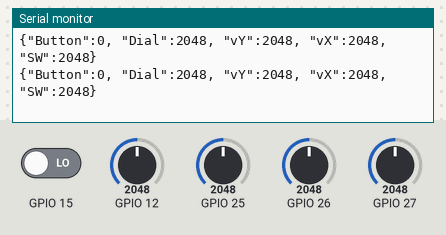
Bench run of a sketch on a simulated ESP32. Shown: the last lines printed to the serial monitor. The test bench sets the inputs (shaded band); at power-on: GPIO 12 = 2048, GPIO 25 = 2048, GPIO 26 = 2048, GPIO 27 = 2048, GPIO 15 LOW.

Above: at 2.2 s.
2.3 s: GPIO 12 set to 2866
At 2.42 s:
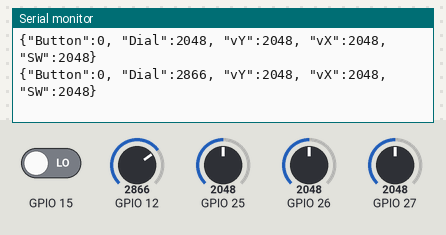
3.8 s: GPIO 25 set to 2866
At 3.83 s:
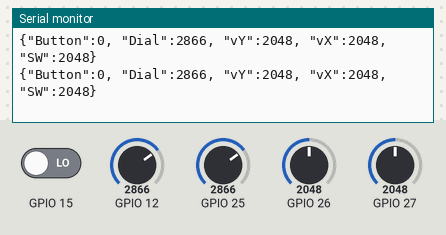
5.3 s: GPIO 26 set to 2866
At 5.34 s:
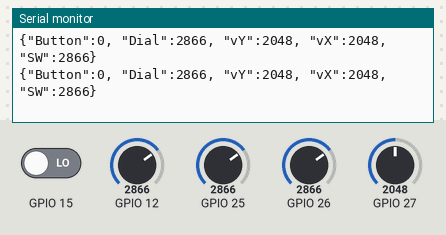
6.8 s: GPIO 27 set to 2866
At 6.85 s:
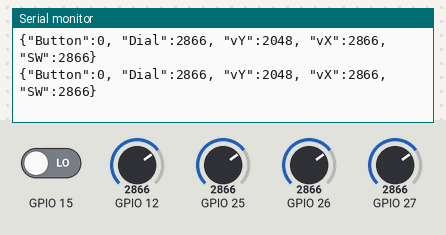
8.3 s: GPIO 15 driven HIGH
At 8.47 s:
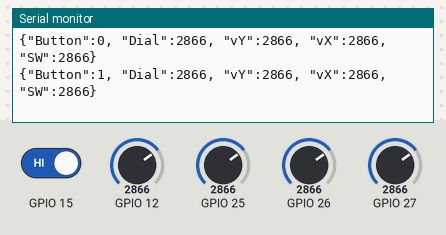
9.8 s: GPIO 12 set to 3972
At 9.88 s:
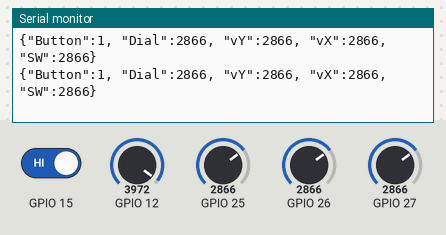
Timing chart, 0 to 12.3 s (numbered marks = the images above; inputs shaded):
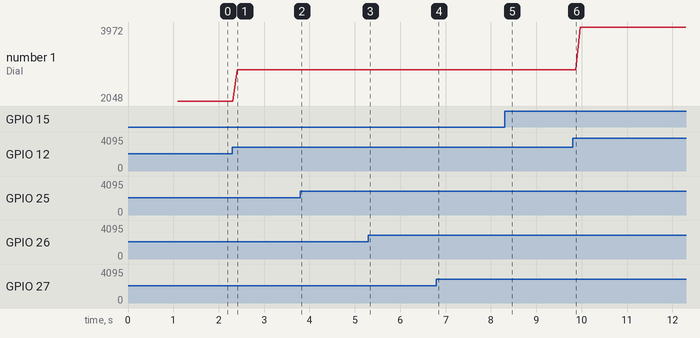

Measured:
- after the input at 2.3 s, the serial monitor: prints a new line after 0.11 s (image 1)
- after the input at 8.3 s, the serial monitor: prints a new line after 0.16 s (image 5)
- plotted number 1: 2048 → 2866 after the input at 2.3 s, 2866 → 3972 after the input at 9.8 s

The sketch:

TouchRead_-_Portrait.ino
```cpp
#include <ArduinoJson.h>

void setup()
{
  Serial.begin(115200);
  delay(1000); // give me time to bring up serial monitor
  Serial.println("ESP32 Touch Test");
}

void loop()
{

  String message = "{";
  message = message + "\"Button\":" + digitalRead(15) + ", ";
  message = message + "\"Dial\":" + analogRead(12) + ", ";
  message = message + "\"vY\":" + analogRead(27) + ", ";
  message = message + "\"vX\":" + analogRead(26) + ", ";
  message = message + "\"SW\":" + analogRead(25)+ "}";

  delay(100);

  Serial.println(message);

}
```
